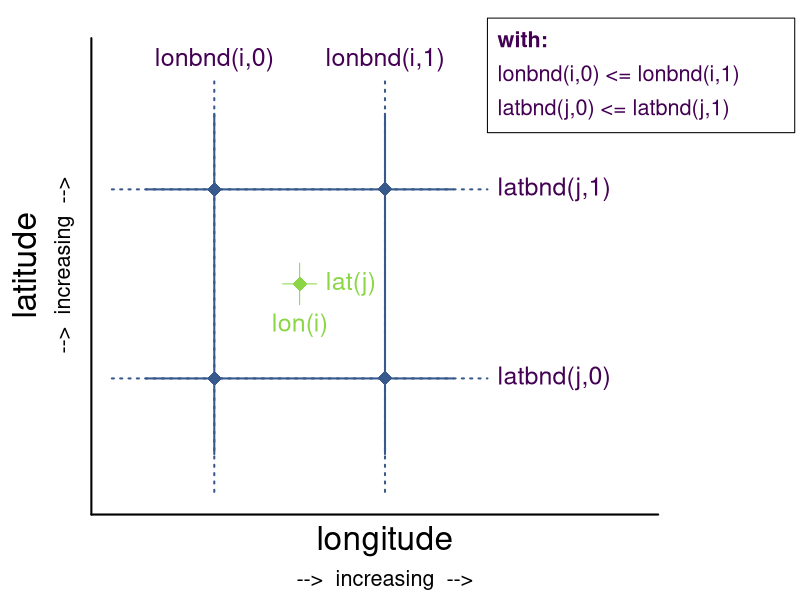

Recreate this plot in R.
# R version: >= 4.0.0
# r-svglite version: >= 2.0.0
library(svglite)

# define lat and lon
lon = 10:10
lat = 54:54

lon_bnds = (10:11) - 0.5
lat_bnds = (54:55) - 0.5

dlon_solid = 0.4
dlat_solid = 0.4
dlon_dot = 0.6
dlat_dot = 0.6
dlon_text1 = 0.3
dlat_text1 = 0.22
dlon_text2 = 0.6
dlat_text2 = 0.6
dlon_max = 1.6
dlat_max = 0.8

nlon = length(lon)
nlat = length(lat)

# colors
col_grid_draw = '#38598CFF'
col_grid_text = '#440154FF'
col_cell_draw = '#8AD647FF'
col_cell_text = '#8AD647FF'

## write plot to file
# PNG: png('order_horizontal_bounds__1D_coord_variables.png', width = 7.5, height = 5.2, units='in', res = 300)
# PDF: pdf('order_horizontal_bounds__1D_coord_variables.pdf', width = 7.5, height = 5.2, paper='special')
svglite('order_horizontal_bounds__1D_coord_variables.svg', width = 7.5, height = 5.2)

par(mar = c(4.5, 4.5, 1, 6), xpd = TRUE)

# create base plot
plot(c(lon[1], lon[nlon]), c(lat[1], lat[nlat]),
     xlab = ' ', ylab = '',
     xlim = c(lon_bnds[1] - dlon_dot, lon_bnds[nlon+1] + dlon_max),
     ylim = c(lat_bnds[1] - dlat_dot, lat_bnds[nlat+1] + dlat_max),
     xaxt = 'n', yaxt = 'n',
     bty = 'n', type = 'n')
arrows(lon_bnds[1] - dlon_dot*1.2, lat_bnds[1] - dlat_dot*1.2, lon_bnds[nlon+1] + dlon_max, lat_bnds[1] - dlat_dot*1.2, lwd = 2, length = 0.2, code = 0)
arrows(lon_bnds[1] - dlon_dot*1.2, lat_bnds[1] - dlat_dot*1.2, lon_bnds[1] - dlon_dot*1.2, lat_bnds[nlat+1] + dlat_max, lwd = 2, length = 0.2, code = 0)
mtext('longitude', 1, line = +1.2, cex = 2)
mtext('-->  increasing  -->', 1, line = +3, cex = 1.3)
mtext('latitude', 2, line = 2.5, cex = 2)
mtext('-->  increasing  -->', 2, line = 0.8, cex = 1.3)

# add grid ----
# vertical lines, dotted
lines(rep(lon_bnds, each = 3), rep(c(lat_bnds[1] - dlat_dot, lat_bnds[nlat+1] + dlat_dot, NA), times = nlon+1), col = col_grid_draw, lwd = 2, lty = 'dotted')
# horizontal lines, dotted
lines(rep(c(lon_bnds[1] - dlon_dot, lon_bnds[nlon+1] + dlon_dot, NA), times = nlat+1), rep(lat_bnds, each = 3), col = col_grid_draw, lwd = 2, lty = 'dotted')

# vertical lines, solid
lines(rep(lon_bnds, each = 3), rep(c(lat_bnds[1] - dlat_solid, lat_bnds[nlat+1] + dlat_solid, NA), times = nlon+1), col = col_grid_draw, lwd = 2)
# horizontal lines, solid
lines(rep(c(lon_bnds[1] - dlon_solid, lon_bnds[nlon+1] + dlon_solid, NA), times = nlat+1), rep(lat_bnds, each = 3), col = col_grid_draw, lwd = 2)

# dots on grid intersection
points(rep(lon_bnds, each = nlat+1), rep(lat_bnds, times = nlon  +1), pch = 18, cex = 2, col = col_grid_draw)

# lines through grid cell center
lines(c(lon[1], lon[1]), c(lat[1] - dlat_text1/2, lat[1] + dlat_text1/2), col = col_cell_draw)
lines(c(lon[1] - dlon_text1/3, lon[1] + dlon_text1/3), c(lat[1], lat[1]), col = col_cell_draw)

# dots in the grid cell center
points(rep(lon, each = nlat), rep(lat, times = nlon), pch = 18, cex = 2, col = col_cell_draw)

# add text ----
# bnds
text(lon_bnds[1], lat_bnds[nlat+1] + dlat_text2, 'lonbnd(i,0)', col = col_grid_text, cex = 1.5, pos = 3)
text(lon_bnds[2], lat_bnds[nlat+1] + dlat_text2, 'lonbnd(i,1)', col = col_grid_text, cex = 1.5, pos = 3)
text(lon_bnds[nlon+1] + dlon_text2, lat_bnds[1], 'latbnd(j,0)', col = col_grid_text, cex = 1.5, pos = 4)
text(lon_bnds[nlon+1] + dlon_text2, lat_bnds[2], 'latbnd(j,1)', col = col_grid_text, cex = 1.5, pos = 4)
# grid cell center
text(lon[1], lat[1] - dlat_text1, 'lon(i)', col = col_cell_text, cex = 1.5)
text(lon[1] + dlon_text1, lat[1], 'lat(j)', col = col_cell_text, cex = 1.5)

# add legend ----
# legend('topright',
#        c('lon_bnds(i,0) >= lon_bnds(i,1)', 'lat_bnds(i,0) >= lat_bnds(i,1)'),
#        text.col = col_grid_text,
#        cex = 1.5,
#        inset = c(-0.2, 0.0))
rect(lon_bnds[nlon+1] + dlon_text2, lat_bnds[nlat+1] + dlat_text2*0.5, lon_bnds[nlon+1] + dlon_text2*4, lat_bnds[nlat+1] + dlat_text2*1.51)
text(lon_bnds[nlon+1] + dlon_text2, lat_bnds[nlat+1] + dlat_text2*1.3, 'with:', col = col_grid_text, cex = 1.3, pos = 4, font = 2)
text(lon_bnds[nlon+1] + dlon_text2, lat_bnds[nlat+1] + dlat_text2*1.0, 'lonbnd(i,0) <= lonbnd(i,1)', col = col_grid_text, cex = 1.3, pos = 4)
text(lon_bnds[nlon+1] + dlon_text2, lat_bnds[nlat+1] + dlat_text2*0.7, 'latbnd(j,0) <= latbnd(j,1)', col = col_grid_text, cex = 1.3, pos = 4)

# close picture output device
dev.off()
